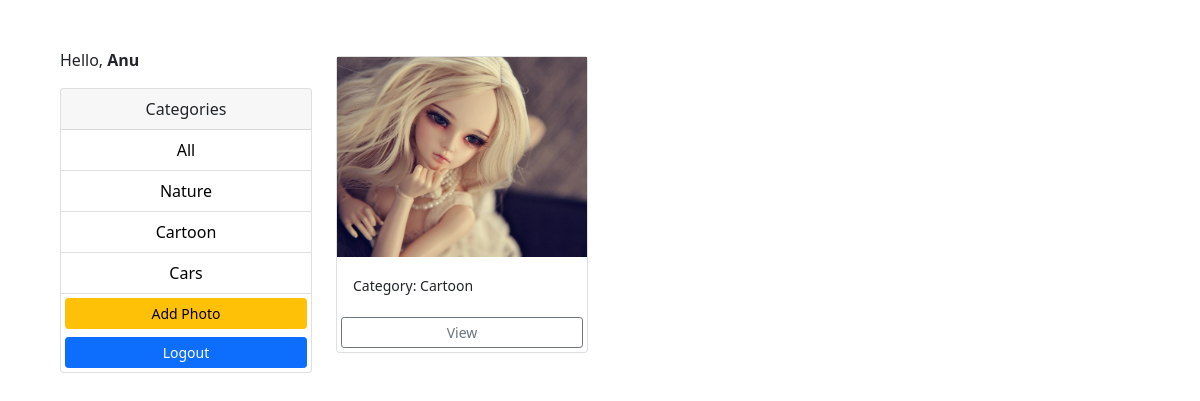
The page /gallery/?category=Cartoon (signed in) on the database its author committed.
### app/models.py (models this page shows, shortened)
class Category(models.Model):
    class Meta:
        verbose_name = 'Category'
        verbose_name_plural = 'Categories'
    user = models.ForeignKey(
        User, on_delete=models.SET_NULL, null=True, blank=True)
    name = models.CharField(max_length=100, null=False, blank=False)

class Photo(models.Model):
    class Meta:
        verbose_name = 'Photo'
        verbose_name_plural = 'Photos'
    category = models.ForeignKey(
        Category, on_delete=models.SET_NULL, null=True, blank=True)
    image = models.ImageField(null=False, blank=False)
    description = models.TextField()

### app/views.py (the view)
# urls.py: path('gallery/', views.gallery, name='gallery'),
@login_required(login_url='login')
def gallery(request):
    user = request.user
    category = request.GET.get('category')
    if category == None:
        photos = Photo.objects.filter(category__user=user)
    else:
        photos = Photo.objects.filter(
            category__name=category, category__user=user)
    categories = Category.objects.filter(user=user)
    context = {'categories': categories, 'photos': photos}
    return render(request, 'gallery.html', context)

### templates/gallery.html (shortened to what this page needs)
<!DOCTYPE html>
<html lang="en">
<head>
    <link href="https://cdn.jsdelivr.net/npm/bootstrap@5.0.0-beta1/dist/css/bootstrap.min.css" rel="stylesheet"
>
</head>
<body class="m-5">
    <div class="container">
        <div class="row">
            <div class="col-md-3">
                {% if request.user.is_authenticated %}
                <p>Hello, <b> {{request.user | capfirst }} </b> </p>
                {% endif %}
                <div class="card">
                    <div class="card-header text-center">
                        Categories
                    </div>
                    <ul class="list-group list-group-flush">
                        <li class="list-group-item  text-center">
                            <a href="{% url 'gallery' %}">All</a>
                        </li>
                        {% for category in categories %}
                        <li class=" list-group-item text-center">
                            <a href="{% url 'gallery' %}?category={{category.name}}">
                                {{category.name}}
                            </a>
                        </li>
                        {% endfor %}
                        <a href="{% url 'add' %}" class="btn btn-warning btn-block btn-sm m-1">Add Photo</a>
                        <a href="{% url 'logout' %}" class="btn btn-primary btn-block btn-sm m-1">Logout</a>
                    </ul>
                </div>
            </div>
            <div class="col-md-9">
                <div class="row">
                    {% for photo in photos %}
                    <div class="col-md-4">
                        <div class="card my-2">
                            <img class="image-thumbail" src="{{photo.image.url}}" alt="Card image cap">
                            <div class="card-body">
                                <small>Category: {{photo.category.name}}</small>
                            </div>
                            <a href="{% url 'photo' photo.id %}" class="btn btn-outline-secondary btn-sm m-1">View</a>
                        </div>
                    </div>
                    {% empty %}
                    <h3>No photos...</h3>
                    {% endfor %}
                </div>
            </div>
        </div>
    </div>
</body>
</html>

### templates/gallery.html (style rules this page uses)
.image-thumbail { height: 200px; object-fit: cover; }
.list-group-item a { text-decoration: none; color: black; }

### rows shown on the page
Category: name "Nature"
Category: name "Cartoon"
Category: name "Cars"
Photo: image (picture), category.name "Cartoon"

### other values the page prints
{{ request.user | capfirst }} "Anu"
